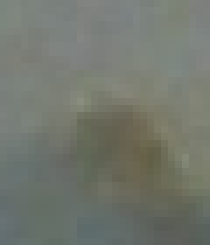
#> input picture tools/user_exact_bulb_tip.png, 30 x 35 px (shown 7 times larger)
$ python -i train_ir_detector.py   (imports and definitions only)
#> lines starting #> are read from the running program, lines starting #| are printed output that depends on the picture; after the words box and inside, x2 and y2 are one past the last pixel; in counts of white or black regions, pixels touching at a corner belong together
#> further down, picture is the input picture: shape (35, 30, 3); mean B, G, R 109.8, 119.1, 114.5
import os
import sys
import json
import time
from pathlib import Path
import cv2
import numpy as np

# Ensure stdout flushes immediately
# [1 line not run here, left out]

BASE_DIR = Path(__file__).resolve().parent.parent
DATASET_DIR = BASE_DIR / "dataset"
MODELS_DIR = BASE_DIR / "models"
MODEL_FILE = MODELS_DIR / "ir_led_model.json"

FEATURE_NAMES = [
    "peak_brightness",
    "core_purple_excess",
    "core_spectral_ratio",
    "halo_purple_excess",
    "halo_spectral_ratio",
    "blue_green_diff",
    "red_green_diff",
    "halo_b_g_diff",
    "halo_r_g_diff",
    "core_to_halo_ratio",
    "aspect_ratio",
    "circularity"
]


def extract_features_from_image(img_bgr: np.ndarray) -> np.ndarray:
    """
    Extracts the 12-dimensional spectral, chromatic, and morphological feature vector
    from an image or candidate patch.
    """
    if img_bgr is None or img_bgr.size == 0:
        return None

    h, w = img_bgr.shape[:2]
#> h = 35; w = 30
    gray = cv2.cvtColor(img_bgr, cv2.COLOR_BGR2GRAY)
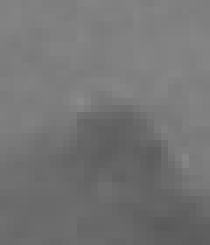
#> gray: shape (35, 30) (shown 7 times larger); min 90, max 138, mean 116.7
    peak = float(np.max(gray))
#> peak = 138

    # Core region: top 15% intensity
    core_thresh = max(40.0, peak * 0.82)
#> core_thresh = 113.2
    core_mask = gray >= core_thresh
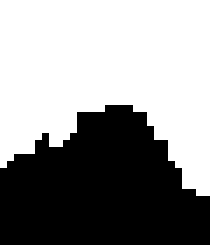
#> core_mask: shape (35, 30) bool (shown 7 times larger); 57.5% white; 1 black region, box (x1, y1, x2, y2) and area: (0, 15, 30, 35) 446
    halo_mask = (gray >= peak * 0.25) & (~core_mask)
#> halo_mask: shape (35, 30) bool; 42.5% white; 1 white region, box (x1, y1, x2, y2) and area: (0, 15, 30, 35) 446

    if np.sum(core_mask) == 0:
        core_mask = gray >= (peak * 0.5)

    b = img_bgr[:, :, 0].astype(np.float32)
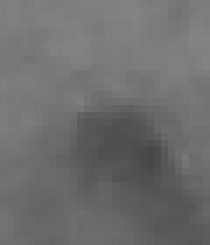
#> b: shape (35, 30) float32 (shown 7 times larger); min 70, max 132, mean 109.8
    g = img_bgr[:, :, 1].astype(np.float32)
    r = img_bgr[:, :, 2].astype(np.float32)

    # Core chromaticity
    c_b = float(np.mean(b[core_mask]))
#> c_b = 120
    c_g = float(np.mean(g[core_mask]))
#> c_g = 128.6
    c_r = float(np.mean(r[core_mask]))
#> c_r = 124.2

    c_excess = (c_b - c_g) + (c_r - c_g)
#> c_excess = -12.97
    c_ratio = (c_b + c_r) / (2.0 * max(c_g, 1.0))
#> c_ratio = 0.95
    bg_diff = c_b - c_g
#> bg_diff = -8.59
    rg_diff = c_r - c_g
#> rg_diff = -4.38

    # Halo chromaticity (epoxy body glow)
    if np.sum(halo_mask) > 0:
        h_b = float(np.mean(b[halo_mask]))
#> h_b = 95.88
        h_g = float(np.mean(g[halo_mask]))
#> h_g = 106.2
        h_r = float(np.mean(r[halo_mask]))
#> h_r = 101.3
        h_int = float(np.mean(gray[halo_mask]))
#> h_int = 103.6
    else:
        h_b, h_g, h_r = c_b, c_g, c_r
        h_int = c_g

    h_excess = (h_b - h_g) + (h_r - h_g)
#> h_excess = -15.3
    h_ratio = (h_b + h_r) / (2.0 * max(h_g, 1.0))
#> h_ratio = 0.928
    h_bg_diff = h_b - h_g
#> h_bg_diff = -10.37
    h_rg_diff = h_r - h_g
#> h_rg_diff = -4.93

    c_int = float(np.mean(gray[core_mask]))
#> c_int = 126.4
    core_to_halo = (c_int + 1.0) / (h_int + 1.0)
#> core_to_halo = 1.22

    # Morphology: shape of the emission blob
    _, bin_mask = cv2.threshold(gray, int(peak * 0.45), 255, cv2.THRESH_BINARY)
#> bin_mask: shape (35, 30); every value is 255
    contours, _ = cv2.findContours(bin_mask, cv2.RETR_EXTERNAL, cv2.CHAIN_APPROX_SIMPLE)
#> contours = [[[0, 0], [0, 34], [29, 34], [29, 0]]]
    if contours:
        c_largest = max(contours, key=cv2.contourArea)
#> c_largest = [[0, 0], [0, 34], [29, 34], [29, 0]]
        area = cv2.contourArea(c_largest)
#> area = 986
        peri = cv2.arcLength(c_largest, True)
#> peri = 126
        circ = (4.0 * np.pi * area) / (peri * peri) if peri > 0 else 0.5
#> circ = 0.78
        _, _, bw, bh = cv2.boundingRect(c_largest)
#> bw = 30; bh = 35
        ar = float(bw) / max(float(bh), 1.0)
#> ar = 0.857
    else:
        circ = 0.5
        ar = 1.0

    return np.array([
        peak,
        c_excess,
        c_ratio,
        h_excess,
        h_ratio,
        bg_diff,
        rg_diff,
        h_bg_diff,
        h_rg_diff,
        core_to_halo,
        ar,
        circ
    ], dtype=np.float32)


def sigmoid(z):
    return 1.0 / (1.0 + np.exp(-np.clip(z, -30.0, 30.0)))


# [164 lines left out: functions train_logistic_regression, build_and_train, not called in this run]


# [2 lines not run here, left out]

>>> import cv2
>>> picture = cv2.imread('user_exact_bulb_tip.png')
>>> result = extract_features_from_image(picture)
#> result = [138, -12.97, 0.95, -15.3, 0.928, -8.59, -4.38, -10.37, -4.93, 1.22, 0.857, 0.78]
